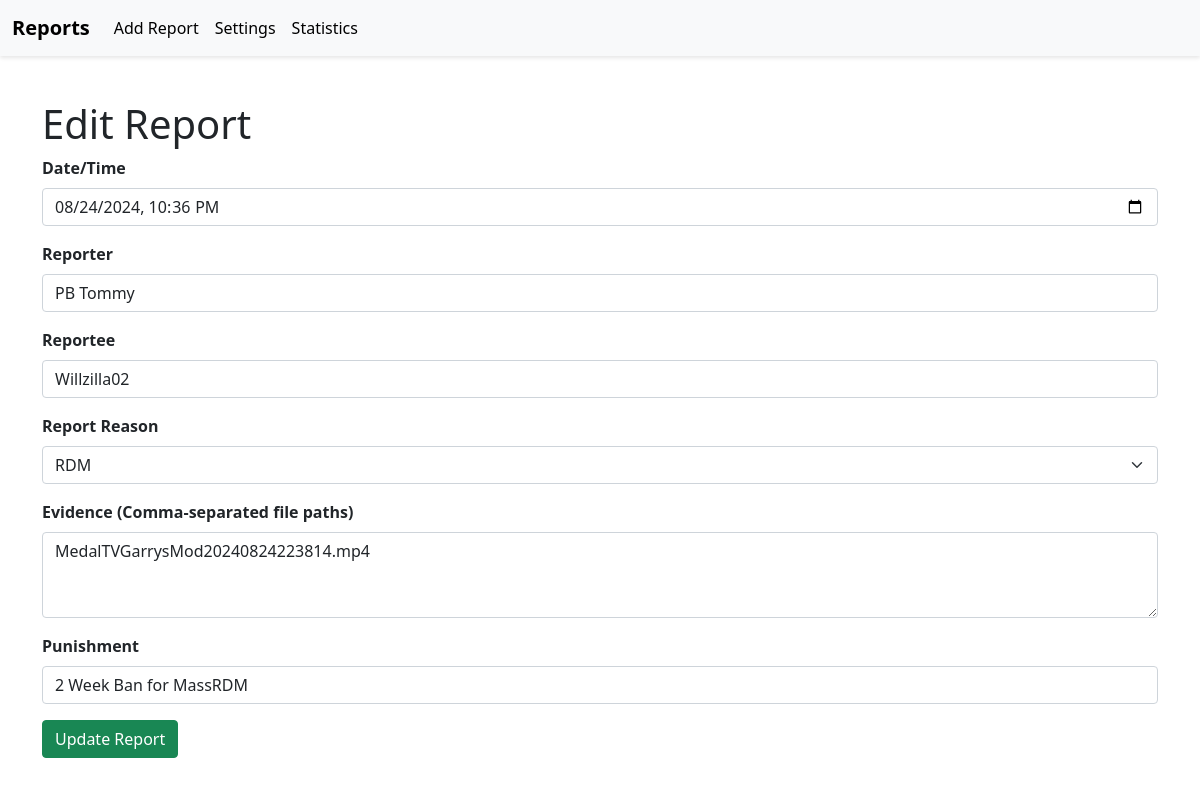
Screenshot of /edit/11 with the database file from the repository.
### tables this page shows
CREATE TABLE report (
    id INTEGER PRIMARY KEY AUTOINCREMENT,
    date_time TEXT NOT NULL,
    reporter TEXT NOT NULL,
    reportee TEXT NOT NULL,
    report_reason TEXT NOT NULL,
    evidence TEXT,  -- This will now store a comma-separated list of file paths
    punishment TEXT
);

### app.py (the view, shortened to what this page needs)
@app.route('/edit/<int:id>', methods=['GET', 'POST'])
def edit_report(id):
    db = get_db()
    cursor = db.cursor()
    report = cursor.execute('SELECT * FROM report WHERE id = ?', (id,)).fetchone()
    if report:
        report = dict(report)
        report['date_time'] = datetime.strptime(report['date_time'], '%Y-%m-%d %H:%M:%S')  # Convert for template
        if report['report_reason'] == 'Other':
            report['other_reason'] = report['report_reason']
        else:
            report['other_reason'] = ''
    db.close()
    return render_template('edit_report.html', report=report)

### app.py (called while the page is built)
def get_db():
    conn = sqlite3.connect(DATABASE)
    conn.row_factory = sqlite3.Row
    return conn

### templates/edit_report.html (shortened to what this page needs)
{% extends 'base.html' %}
{% block content %}
<h1>{{ 'Edit Report' if report else 'Add New Report' }}</h1>
<form method="POST">
    <div class="mb-3">
        <label for="date_time" class="form-label">Date/Time</label>
        <input type="datetime-local" class="form-control" id="date_time" name="date_time" required value="{{ report.date_time.strftime('%Y-%m-%dT%H:%M:%S') if report else '' }}">
    </div>
    <div class="mb-3">
        <label for="reporter" class="form-label">Reporter</label>
        <input type="text" class="form-control" id="reporter" name="reporter" required value="{{ report.reporter if report else '' }}">
    </div>
    <div class="mb-3">
        <label for="reportee" class="form-label">Reportee</label>
        <input type="text" class="form-control" id="reportee" name="reportee" required value="{{ report.reportee if report else '' }}">
    </div>
    <div class="mb-3">
        <label for="report_reason" class="form-label">Report Reason</label>
        <select class="form-select" id="report_reason" name="report_reason" required onchange="toggleOtherField()">
            <option value="RDM" {% if report and report.report_reason == 'RDM' %}selected{% endif %}>RDM</option>
        </select>
    </div>
    <div class="mb-3">
        <label for="evidence" class="form-label">Evidence (Comma-separated file paths)</label>
        <textarea class="form-control" id="evidence" name="evidence" rows="3" required>{{ report.evidence if report else '' }}</textarea>
    </div>
    <div class="mb-3">
        <label for="punishment" class="form-label">Punishment</label>
        <input type="text" class="form-control" id="punishment" name="punishment" required value="{{ report.punishment if report else '' }}">
    </div>
    <button type="submit" class="btn btn-success">{{ 'Update Report' if report else 'Add Report' }}</button>
</form>
{% endblock %}

### static/css/styles.css (style rules this page uses)
body { font-family: 'Segoe UI', Tahoma, Geneva, Verdana, sans-serif; background-color: #f0f2f5; color: #333; margin: 0; padding: 0; transition: background-color 0.3s ease; }
.btn { font-size: 1rem; padding: 10px 20px; border-radius: 4px; transition: background-color 0.3s ease, transform 0.2s ease; }
.form-control { border-radius: 4px; padding: 10px; font-size: 1rem; border: 1px solid #ced4da; }
.form-label { font-weight: bold; }

### rows the page displays
report: reporter "PB Tommy", reportee "Willzilla02", report_reason "RDM", evidence "MedalTVGarrysMod20240824223814.mp4", punishment "2 Week Ban for MassRDM"

### other values shown
{{ 'Edit Report' if report else 'Add New Report' }} "Edit Report"
{{ 'Update Report' if report else 'Add Report' }} "Update Report"
